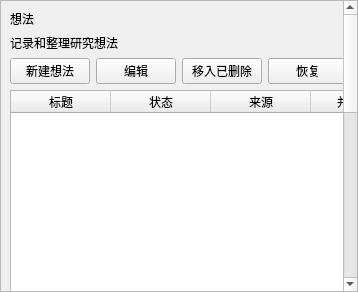
<?xml version="1.0" encoding="UTF-8"?>
<ui version="4.0"><class>IdeasPage</class>
 <widget class="QWidget" name="ideasPage"><layout class="QVBoxLayout" name="ideasRootVerticalLayout"><property name="leftMargin"><number>0</number></property><property name="topMargin"><number>0</number></property><property name="rightMargin"><number>0</number></property><property name="bottomMargin"><number>0</number></property>
  <item><widget class="QScrollArea" name="ideasScrollArea"><property name="widgetResizable"><bool>true</bool></property><property name="horizontalScrollBarPolicy"><enum>Qt::ScrollBarAlwaysOff</enum></property><property name="verticalScrollBarPolicy"><enum>Qt::ScrollBarAsNeeded</enum></property><widget class="QWidget" name="ideasContentWidget"><property name="minimumSize"><size><width>0</width><height>780</height></size></property><layout class="QVBoxLayout" name="ideasContentVerticalLayout">
   <item><widget class="QLabel" name="pageTitleLabel"><property name="text"><string>想法</string></property></widget></item>
   <item><widget class="QLabel" name="pageSubtitleLabel"><property name="text"><string>记录和整理研究想法</string></property></widget></item>
   <item><layout class="QHBoxLayout" name="ideasActionHorizontalLayout"><item><widget class="QPushButton" name="newIdeaButton"><property name="text"><string>新建想法</string></property></widget></item><item><widget class="QPushButton" name="editIdeaButton"><property name="text"><string>编辑</string></property></widget></item><item><widget class="QPushButton" name="deleteIdeaButton"><property name="text"><string>移入已删除</string></property></widget></item><item><widget class="QPushButton" name="restoreIdeaButton"><property name="text"><string>恢复</string></property></widget></item></layout></item>
   <item><widget class="QTableWidget" name="ideasTable"><property name="columnCount"><number>4</number></property><column><property name="text"><string>标题</string></property></column><column><property name="text"><string>状态</string></property></column><column><property name="text"><string>来源</string></property></column><column><property name="text"><string>并发版本</string></property></column></widget></item>
  </layout></widget></widget></item>
 </layout></widget><resources/><connections/></ui>
